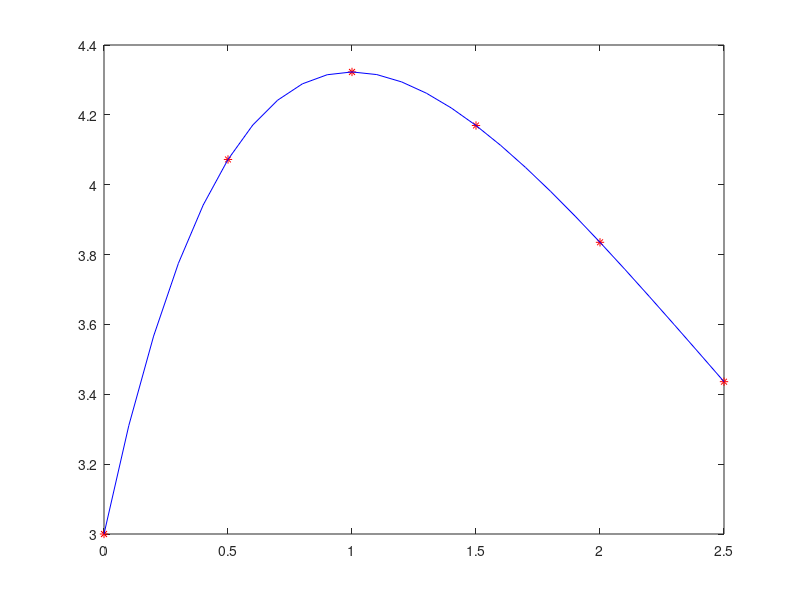

This figure's MATLAB source:
%Example 10-9 . 1-6이랑 같음
clear all;
DiffEqExp8 = @(x,y) - 1.2*y + 7*exp(-0.3*x);
tspan = [0:0.5:2.5];
yIni=3;
[x,y] = ode45(DiffEqExp8,tspan,yIni)
xx=0:0.1:2.5;
yExact = 70/9*exp(-0.3*xx)-43/9*exp(-1.2*xx)
clf
plot(tspan,y,'r*')
hold on
plot(xx,yExact, 'b-')
error=yExact-y


%파란색이 exact solution
%빨간색이 그린거